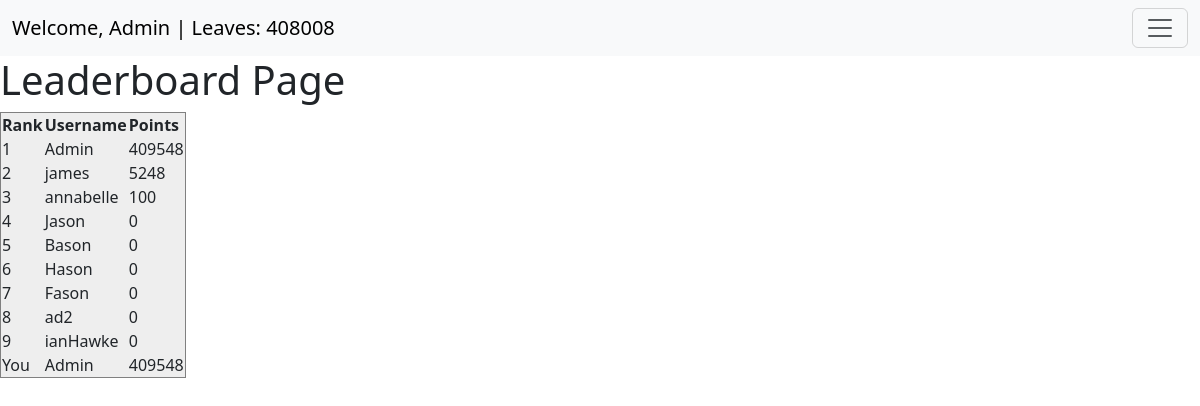
Page /leaderboard (signed in) on the earlier database version.
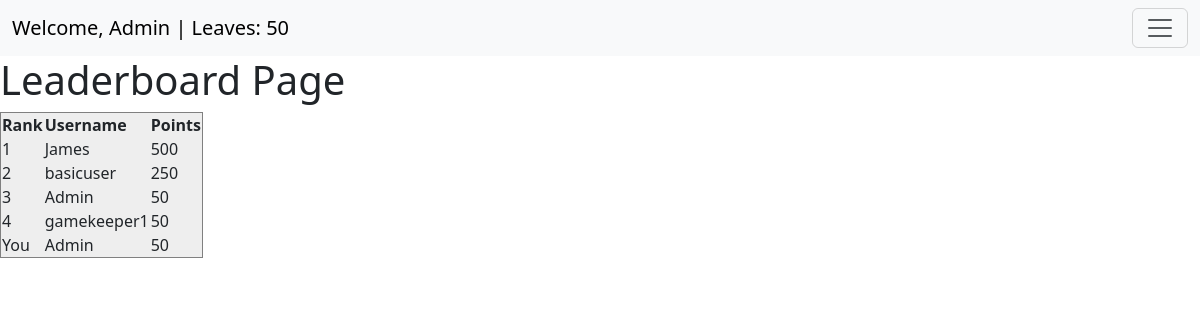
Same page on the later database version.
### user_management/models.py (models this page shows, shortened)
class CustomUser(AbstractUser):
    email = models.EmailField(null=True, blank=True) # TODO: Allows no email, potentially remove in sprint 2
    friends = models.ManyToManyField("self", symmetrical=True, blank=True)
    owned_plants = models.ManyToManyField("garden.Plant", related_name="owners")
    objects = CustomUserManager()

class UserStats(models.Model):
    user = models.OneToOneField(CustomUser, on_delete=models.CASCADE, related_name="stats")
    leaves = models.IntegerField(default=0)
    points = models.IntegerField(default=0)
    class Meta:
        verbose_name = "User Stats"
        verbose_name_plural = "User Stats"

### main/views.py (the view)
# urls.py: path("leaderboard", views.leaderboard, name="leaderboard"),  # Leaderboard page
@login_required(login_url="/auth/login")
def leaderboard(request):
    context = get_leaderboard(request).content
    context = json.loads(context)
    context['points'] = UserStats.objects.get(user_id=request.user.id).points
    return render(request, "leaderboard.html", context)

### main/views.py (called while the page is built)
@api_view(['GET'])
def get_leaderboard(request):
    leaders = UserStats.objects.raw("SELECT id, user_id, points FROM user_management_userstats ORDER BY points DESC LIMIT 10")
    data = {'leaderboard': []}
    for person in leaders:
        id = person.user_id
        username = CustomUser.objects.get(pk=id).get_username()
        points = person.points
        data['leaderboard'].append({'username': username, 'points': points})
    return JsonResponse(data)

### main/templates/leaderboard.html (shortened to what this page needs)
{% extends 'base.html' %}
{% load auth_extras %}
{% block content %}
<h1>Leaderboard Page</h1>
<table style="background-color:#eee" border="1px solid black">
    <tr>
        <th>Rank</th>
        <th>Username</th>
        <th>Points</th>
    </tr>
    {% for item in leaderboard %}
    <tr>
        <td>{{forloop.counter}}</td>
        <td>{{item.username}}</td>
        <td>{{item.points}}</td>
    </tr>
    {% endfor %}
    {% if user.is_authenticated %}
    <tr>
        <td>You</td>
        <td>{{user.username}}</td>
        <td>{{points}}</td>
    </tr>
    {% endif %}
  </table>
{% endblock %}

### main/templates/base.html (shortened to what this page needs)
<html lang="en">
<head>
    <link href="https://cdn.jsdelivr.net/npm/bootstrap@5.3.3/dist/css/bootstrap.min.css" rel="stylesheet">
</head>
<body>
<nav class="navbar navbar-light bg-light">
    <div class="container-fluid">
        <a class="navbar-brand me-auto" href="#">
            {% if user.is_authenticated %}
                Welcome, {{ user.username }} | Leaves: {{ user.stats.leaves }}
            {% else %}
                Guest
            {% endif %}
        </a>
        <button class="navbar-toggler" type="button" data-bs-toggle="collapse" data-bs-target="#navbarSupportedContent"
            aria-controls="navbarSupportedContent" aria-expanded="false" aria-label="Toggle navigation">
            <span class="navbar-toggler-icon"></span>
        </button>
    </div>
</nav>
{% block content %}
{% endblock %}
</body>
</html>

Differences in the rows shown:
removed CustomUser: username "james", points "5248"
removed CustomUser: username "annabelle", points "100"
removed CustomUser: username "Jason", points "0"
removed CustomUser: username "Bason", points "0"
removed CustomUser: username "Hason", points "0"
removed CustomUser: username "Fason", points "0"
removed CustomUser: username "ad2", points "0"
removed CustomUser: username "ianHawke", points "0"
changed CustomUser "Admin": stats.leaves "408008" → "50"; points "409548" → "50"
added CustomUser: username "James", points "500"
added CustomUser: username "basicuser", points "250"
added CustomUser: username "gamekeeper1", points "50"
Other differences:
{{ points }}: "409548" → "50"
